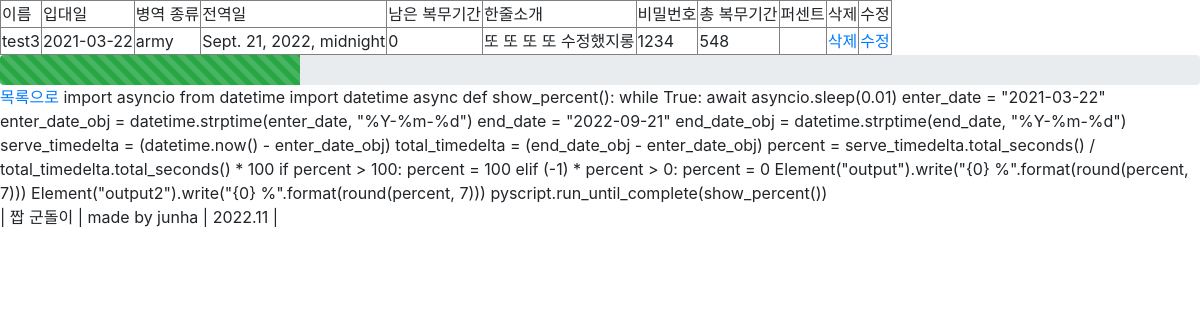
The app's page /fake_gundori/soldier/19 with its own data.
### fake_gundori/models.py (models this page shows, shortened)
class Soldier(models.Model):
    name = models.CharField(max_length=20)
    password = models.CharField(max_length=20, default="password")
    enter_date = models.DateTimeField()
    army_choice = models.CharField(choices=ARMY_CHOICE, max_length=30, null=True)
    bio = models.CharField(max_length=200, null=True, blank=True, default="한줄소개")
    @property
    def end_date(self):
        enter_date = self.enter_date
        army_choice = self.army_choice
        if army_choice == "army":
            end_date = enter_date + relativedelta(months=18) + relativedelta(days=-1)
        if army_choice == "navy":
            end_date = enter_date + relativedelta(months=20) + relativedelta(days=-1)
        if army_choice == "air":
            end_date = enter_date + relativedelta(months=21) + relativedelta(days=-1)
        return end_date
    @property
    def remain_days(self):
        end_date = self.end_date
        remain_days = (end_date - timezone.now()).days
        if remain_days < 0:
            remain_days = 0
        return remain_days
    @property
    def total_days(self):
        end_date = self.end_date
        enter_date = self.enter_date
        return (end_date - enter_date).days
    @property
    def percent(self):
        end_date = self.end_date
        enter_date = self.enter_date
        serve_timedelta = (timezone.now() - enter_date) # datetime.timedelta object
        total_timedelta = (end_date - enter_date) #datetime.timedelta object
        percent = serve_timedelta.total_seconds() / total_timedelta.total_seconds() * 100
        if percent > 100:
            percent = 100
        if percent < 0:
            percent = 0
        return round(percent)

### fake_gundori/views.py (the view)
# urls.py: path('soldier/<int:pk>', views.SoldierDetailView.as_view(), name='soldier_detail'),
class SoldierDetailView(generic.DetailView):
    model = Soldier
    template_name = 'soldier_detail.html'
    def get_context_data(self, *args, **kwargs):
        context = super(SoldierDetailView, self).get_context_data(*args, **kwargs)
        myobject = self.object
        context['pct'] = myobject.percent
        return context

### fake_gundori/templates/soldier_detail.html (shortened to what this page needs)
{% extends "base_generic.html" %}
{% block title %}
<link rel="stylesheet" href="https://pyscript.net/latest/pyscript.css" />
{% endblock %}
{% block content %}
<table border="1">
    <tr>
        <td>이름</td>
        <td>입대일</td>
        <td>병역 종류</td>
        <td>전역일</td>
        <td>남은 복무기간</td>
        <td>한줄소개</td>
        <td>비밀번호</td>
        <td>총 복무기간</td>
        <td>퍼센트</td>
        <td>삭제</td>
        <td>수정</td>
    </tr>
    <tr>
        <td>{{ soldier.name }}</td>
        <td>{{ soldier.enter_date|date:"Y-m-d" }}</td>
        <td>{{ soldier.army_choice }}</td>
        <td>{{ soldier.end_date }}</td>
        <td>{{ soldier.remain_days }}</td>
        <td>{{ soldier.bio }}</td>
        <td>{{ soldier.password }}</td>
        <td>{{ soldier.total_days }}</td>
        <td id="output"></td>
        <td>
            <a href="{{ soldier.id }}/delete">삭제</a>
        </td>
        <td>
            <a href="{{ soldier.id }}/update">수정</a>
        </td>
    </tr>
</table>
<div class="progress" style="height: 30px;">
    <div class="progress-bar progress-bar-striped progress-bar-animated bg-success" role="progressbar" style="width: 25%;" aria-valuenow="25" aria-valuemin="0" aria-valuemax="100"></div>
</div>
<div>
    <a href="{% url 'soldier-list' %}">목록으로</a>
    <py-script>
    import asyncio
    from datetime import datetime
    async def show_percent():
        while True:
            await asyncio.sleep(0.01)
            enter_date = "{{ soldier.enter_date|date:"Y-m-d" }}"
            enter_date_obj = datetime.strptime(enter_date, "%Y-%m-%d")
            end_date = "{{ soldier.end_date|date:"Y-m-d" }}"
            end_date_obj = datetime.strptime(end_date, "%Y-%m-%d")
            serve_timedelta = (datetime.now() - enter_date_obj)
            total_timedelta = (end_date_obj - enter_date_obj)
            percent = serve_timedelta.total_seconds() / total_timedelta.total_seconds() * 100
            if percent > 100:
                percent = 100
            elif (-1) * percent > 0:
                percent = 0
            Element("output").write("{0} %".format(round(percent, 7)))
            Element("output2").write("{0} %".format(round(percent, 7)))
    pyscript.run_until_complete(show_percent())
    </py-script>
    {% endblock %}

### fake_gundori/static/styles.css (style rules this page uses)
body { background-color : #ffffff; }

### records on screen
Soldier: name "test3", enter_date "2021-03-22", army_choice "army", end_date "Sept. 21, 2022, midnight", remain_days "0", bio "또 또 또 또 수정했지롱", password "1234", total_days "548", end_date "2022-09-21"
